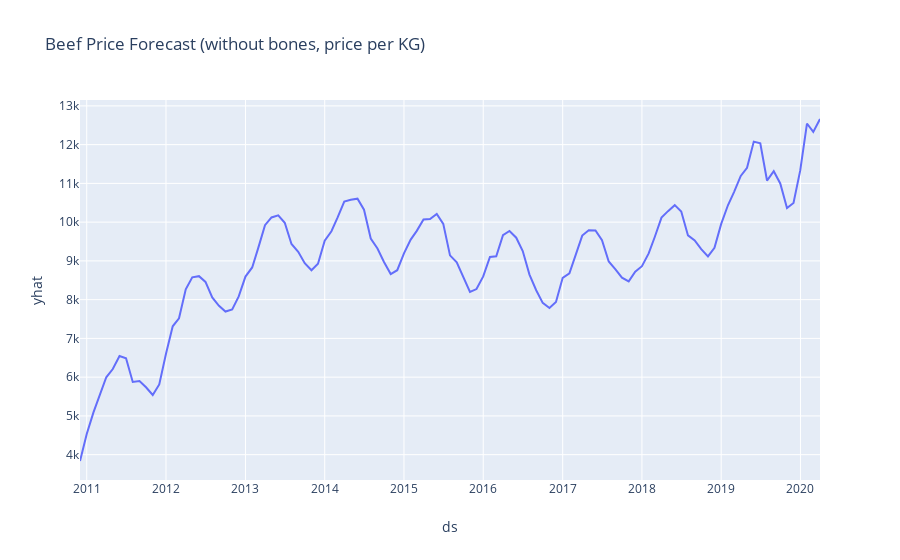

Notebook code for this chart:
### Code cell
px.line(b_forecast, x='ds', y='yhat', title='Beef Price Forecast (without bones, price per KG)')
